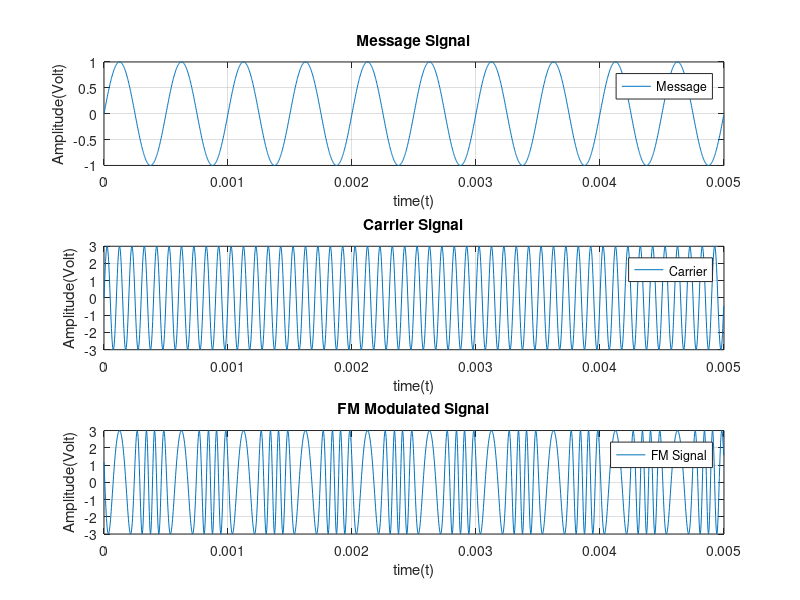
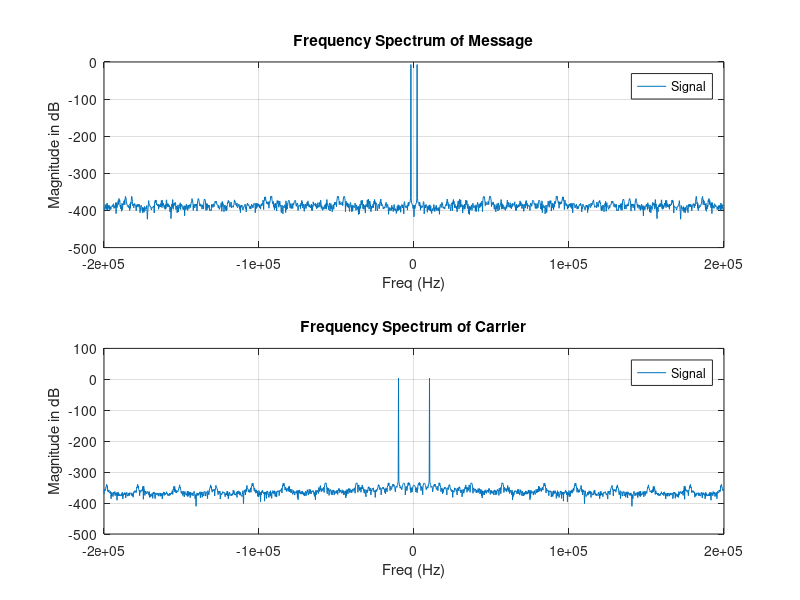
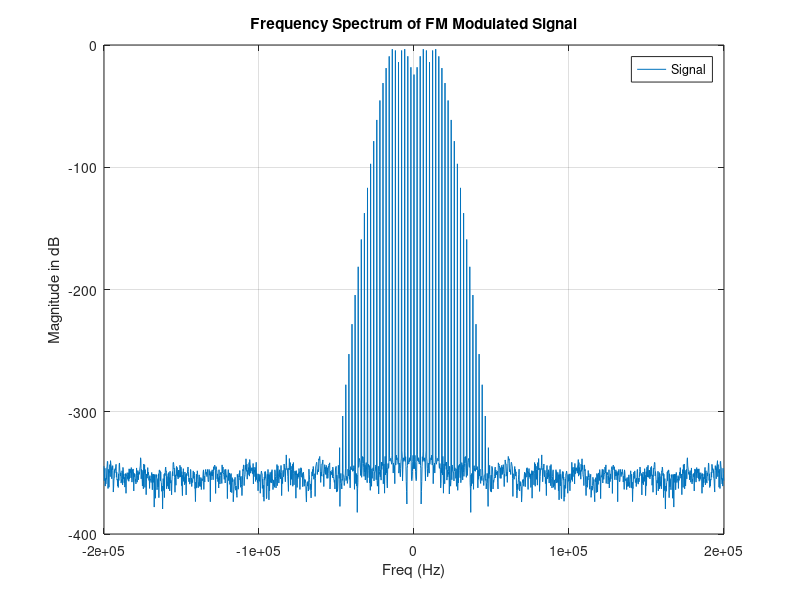
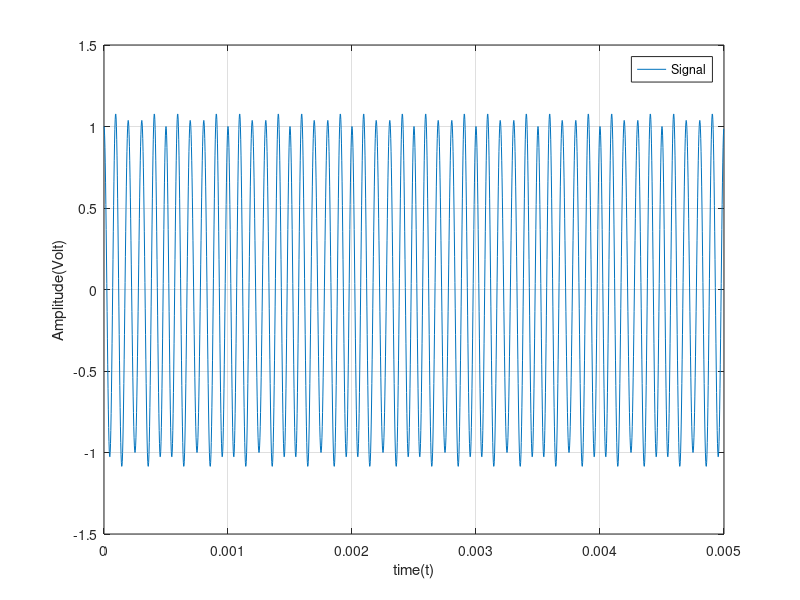

Reproduce these figures in MATLAB, in order.
clear;
clc;
close all;

Fs = 400*1000;
T = 1/Fs;
L = 2000;
t = (0:L-1)*T;

Am = 1;
Ac = 3;
Fm = 2*1000;
Fc = 10*1000;
Wc = 2*pi*Fc;
Wm = 2*pi*Fm;
kf = 2*pi*5.5*1000;

m = Am*sin(Wm*t);
c = Ac*sin(Wc*t);

x = kf*Am*cos(Wm*t)/(Wm);
y = Ac*sin(Wc*t+x);

% Part A Modulation
figure(1);
    subplot(3, 1, 1);
    plot(t, m);
    title('Message Signal');
    xlabel('time(t)');
    ylabel("Amplitude(Volt)");
    legend("Message");
    grid;

    subplot(3, 1, 2);
    plot(t, c);
    title('Carrier Signal');
    xlabel('time(t)');
    ylabel("Amplitude(Volt)");
    legend("Carrier");
    grid;

    subplot(3, 1, 3);
    plot(t, y);
    title('FM Modulated Signal');
    xlabel('time(t)');
    ylabel("Amplitude(Volt)");
    legend("FM Signal");
    grid;


% Frequency Spectrum
f = Fs * (-L/2:(L/2-1)) / L;

M = fftshift( fft(m) );
M = abs(M/L);
figure(2);
    subplot(2, 1, 1);
    plot(f, 10*log(M) );
    title('Frequency Spectrum of Message');
    xlabel("Freq (Hz)");
    ylabel("Magnitude in dB");
    legend("Signal");
    grid;

    C = fftshift( fft(c) );
    C = abs(C/L);
    figure(2);
    subplot(2, 1, 2);
    plot(f, 10*log(C) );
    title('Frequency Spectrum of Carrier');
    xlabel("Freq (Hz)");
    ylabel("Magnitude in dB");
    legend("Signal");
    grid;


Y = fftshift( fft(y) );
Y = abs(Y/L);

figure(3);
    plot(f, 10*log(Y) );
    title('Frequency Spectrum of FM Modulated Signal');
    xlabel("Freq (Hz)");
    ylabel("Magnitude in dB");
    legend("Signal");
    grid;


beta = 0.4377;
%beta = 1;

psi_NBFM = cos(2*pi*Fc*t) + (beta/2)*cos(2*pi*(Fc+Fm)*t) - (beta/2)*cos(2*pi*(Fc-Fm)*t);

figure(4);
    plot(t, psi_NBFM);
    xlabel('time(t)');
    ylabel("Amplitude(Volt)");
    legend("Signal");
    grid;

PSI_NBFM = fftshift( fft(psi_NBFM) );
PSI_NBFM = abs(PSI_NBFM/L);
figure(5);
    plot(f, 10*log(PSI_NBFM) );
    title('Frequency Spectrum of NBFM');
    xlabel("Freq (Hz)");
    ylabel("Magnitude in dB");
    legend("Signal");
    grid;